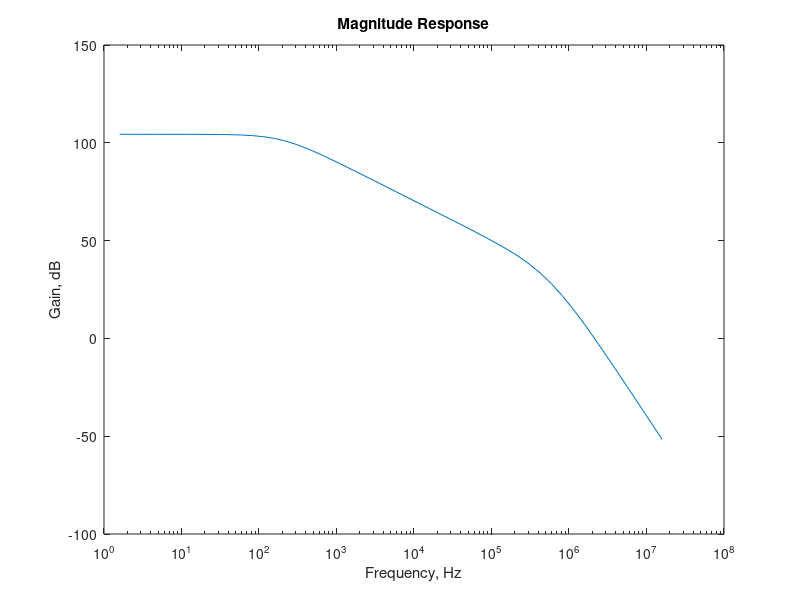

This figure's MATLAB source:
% Open Loop Gain of an op amp
% poles are
p1 = 400*pi; p2 = 8e5*pi; p3 = 1.6e6*pi;
p = [p1 p2 p3];
% zeros
z = [0];
const = 2.62e21;
% convert to poles and zeros  and 
% find the frequency response
a3 = 1;
a2 = p1 + p2 + p3;
a1 = p1*p2 + p1*p3 + p2*p3;
a0 = p1*p2*p3;
den = [a3 a2 a1 a0];
num = [const];
w = logspace(1,8);
h = freqs(num,den,w);
f = w/(2*pi);
g_db = 20*log10(abs(h));

% plot the magnitude response
semilogx(f,g_db)
title('Magnitude Response')
xlabel('Frequency, Hz')
ylabel('Gain, dB')
